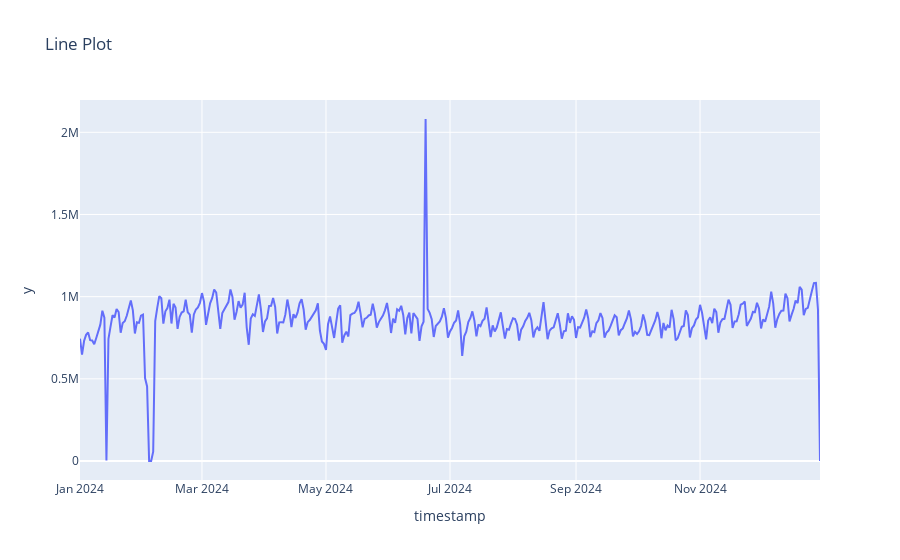

The notebook cell this image was saved under:
### Code cell
fig = px.line(df_time_grouped, x=df_time_grouped.index, y=df_time_grouped.values, title="Line Plot")

fig.show()

### Figure 1 — Plotly figure (JSON) as saved in the notebook; plotly's stock layout.template omitted (floating-point values rounded to 4 significant figures; data arrays with more than 128 entries replaced by an {"elided": "..."} marker saying what was removed)
{"data": [{"hovertemplate": "timestamp=%{x}<br>y=%{y}<extra></extra>", "legendgroup": "", "line": {"color": "#636efa", "dash": "solid"}, "marker": {"symbol": "circle"}, "mode": "lines", "name": "", "orientation": "v", "showlegend": false, "type": "scatter", "x": {"elided": "365 str values"}, "xaxis": "x", "y": {"elided": "365 int values"}, "yaxis": "y"}], "layout": {"autosize": true, "legend": {"tracegroupgap": 0}, "title": {"text": "Line Plot"}, "xaxis": {"anchor": "y", "autorange": true, "domain": [0, 1], "range": ["2024-01-01", "2024-12-30"], "title": {"text": "timestamp"}, "type": "date"}, "yaxis": {"anchor": "x", "autorange": true, "domain": [0, 1], "range": [-115600.0, 2197000.0], "title": {"text": "y"}, "type": "linear"}}}
